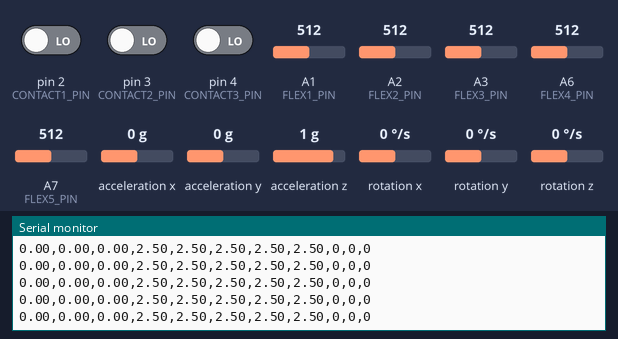
Recording of a sketch running on a simulated Arduino Nano, built with avr-gcc and run on an emulated ATmega328P. Parts: the last lines printed to the serial monitor. Inputs (shaded band) come from the test bench; at power-on: acceleration y 0 g, rotation z 0 °/s, A1 (FLEX1_PIN) = 512, A2 (FLEX2_PIN) = 512, acceleration x 0 g, pin 2 (CONTACT1_PIN) LOW, pin 3 (CONTACT2_PIN) LOW, pin 4 (CONTACT3_PIN) LOW, A3 (FLEX3_PIN) = 512, A6 (FLEX4_PIN) = 512, A7 (FLEX5_PIN) = 512, acceleration z 1 g, rotation x 0 °/s, rotation y 0 °/s.

Above: at 1.7 s.
1.8 s: acceleration y set to 0.8 g
At 2.8 s:
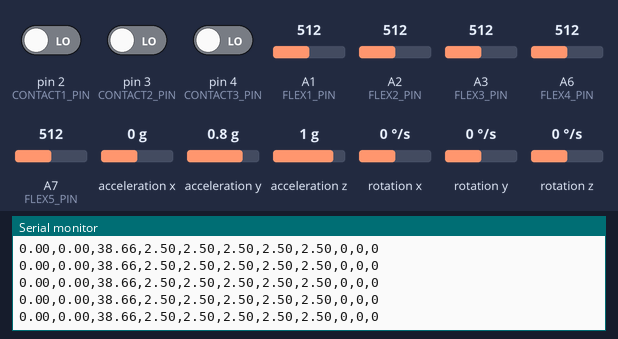
4.8 s: rotation z set to -100 °/s
At 5.8 s:
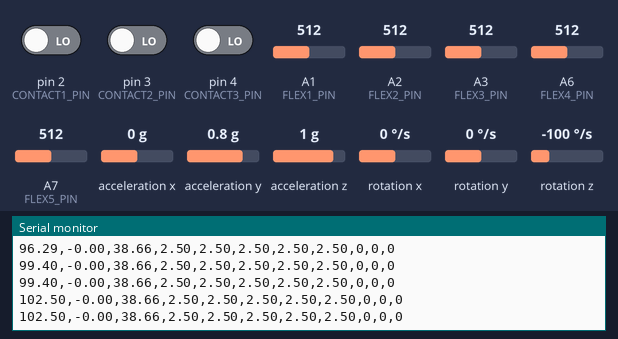
7.8 s: A1 (FLEX1_PIN) set to 716
At 8.4 s:
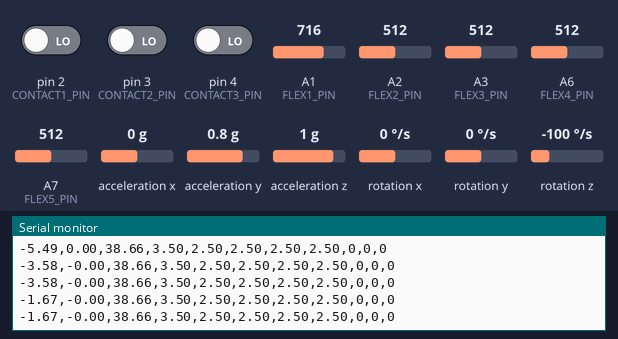
9.3 s: A2 (FLEX2_PIN) set to 716
At 10.4 s:
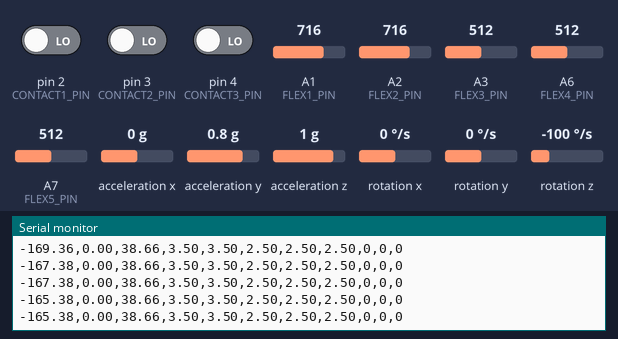
10.8 s: acceleration x set to -1.4 g
At 11.6 s:
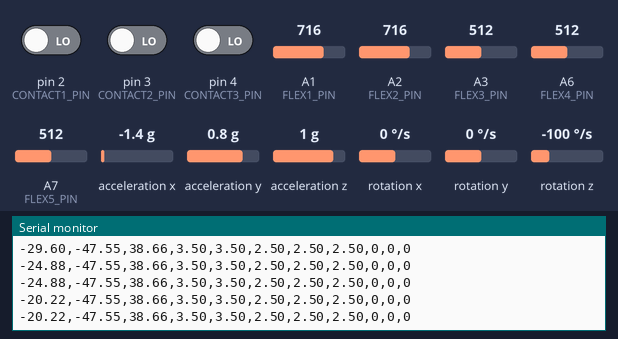
13.8 s: acceleration x set to 0 g
At 14.5 s:
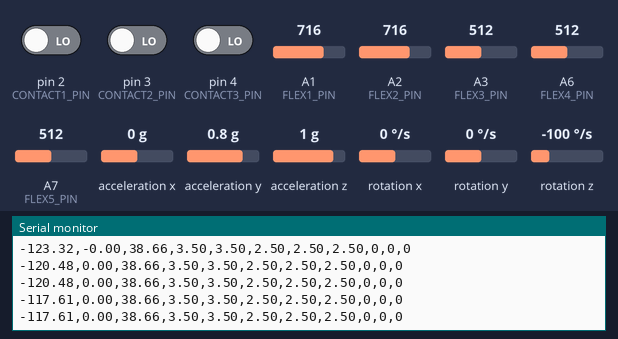
Timing chart, 0 to 16.8 s (numbered marks = the images above; inputs shaded):
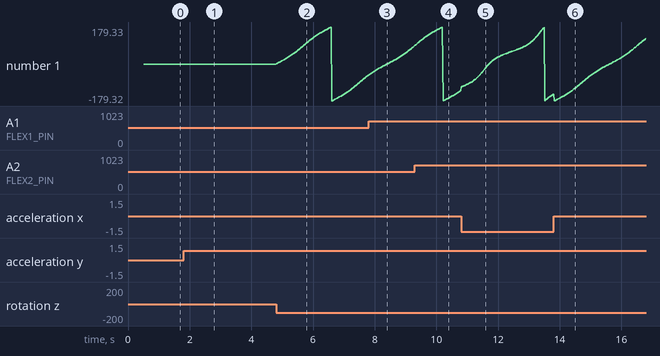

The sketch:

nano.ino
```cpp
#include <SPI.h>
#include "I2Cdev.h"
#include "MPU6050_6Axis_MotionApps20.h"
#if I2CDEV_IMPLEMENTATION == I2CDEV_ARDUINO_WIRE
    #include "Wire.h"
#endif


// ======================================
//            Sensor readinngs
// ======================================
const int FLEX1_PIN = A1;
const int FLEX2_PIN = A2;
const int FLEX3_PIN = A3;
const int FLEX4_PIN = A6;
const int FLEX5_PIN = A7;


const int CONTACT1_PIN = 2;
const int CONTACT2_PIN = 3;
const int CONTACT3_PIN = 4;


int flex1_reading;
int flex2_reading;
int flex3_reading;
int flex4_reading;
int flex5_reading;


float flex1;
float flex2;
float flex3;
float flex4;
float flex5;


int contact1;
int contact2;
int contact3;


float gyro_x;
float gyro_y;
float gyro_z;

const setup_pins() {
    pinMode(FLEX1_PIN, INPUT);
    pinMode(FLEX2_PIN, INPUT);
    pinMode(FLEX3_PIN, INPUT);
    pinMode(FLEX4_PIN, INPUT);
    pinMode(FLEX5_PIN, INPUT);

    pinMode(CONTACT1_PIN, INPUT);
    pinMode(CONTACT2_PIN, INPUT);
    pinMode(CONTACT3_PIN, INPUT);
}

const read_sensors() {
  flex1_reading = analogRead(FLEX1_PIN);
  flex2_reading = analogRead(FLEX2_PIN);
  flex3_reading = analogRead(FLEX3_PIN);
  flex4_reading = analogRead(FLEX4_PIN);
  flex5_reading = analogRead(FLEX5_PIN);

  flex1 = (flex1_reading * 5.0) / 1023.0;
  flex2 = (flex2_reading * 5.0) / 1023.0;
  flex3 = (flex3_reading * 5.0) / 1023.0;
  flex4 = (flex4_reading * 5.0) / 1023.0;
  flex5 = (flex5_reading * 5.0) / 1023.0;

  contact1 = digitalRead(CONTACT1_PIN);
  contact2 = digitalRead(CONTACT2_PIN);
  contact3 = digitalRead(CONTACT3_PIN);
}
// ======================================
//                 MPU
// ======================================
MPU6050 mpu;
bool dmpReady = false;  // set true if DMP init was successful
uint8_t devStatus;      // return status after each device operation (0 = success, !0 = error)
uint16_t packetSize;    // expected DMP packet size (default is 42 bytes)
uint8_t fifoBuffer[64]; // FIFO storage buffer
Quaternion q;           // [w, x, y, z]         quaternion container
float euler[3];         // [psi, theta, phi]    Euler angle container

void setup_mpu(){
  #if I2CDEV_IMPLEMENTATION == I2CDEV_ARDUINO_WIRE
        Wire.begin();
        Wire.setClock(400000); // 400kHz I2C clock. Comment this line if having compilation difficulties
    #elif I2CDEV_IMPLEMENTATION == I2CDEV_BUILTIN_FASTWIRE
        Fastwire::setup(400, true);
    #endif


    // initialize device
    mpu.initialize();
    devStatus = mpu.dmpInitialize();


    // supply your own gyro offsets here, scaled for min sensitivity
    mpu.setXGyroOffset(220);
    mpu.setYGyroOffset(76);
    mpu.setZGyroOffset(-85);


    // make sure it worked (returns 0 if so)
    if (devStatus == 0) {
        // Calibration Time: generate offsets and calibrate our MPU6050
        mpu.CalibrateGyro(6);
        mpu.PrintActiveOffsets();
        // turn on the DMP, now that it's ready
        Serial.println(F("Enabling DMP..."));
        mpu.setDMPEnabled(true);
        dmpReady = true;
        // get expected DMP packet size for later comparison
        packetSize = mpu.dmpGetFIFOPacketSize();
    } else {
        // ERROR!
        // 1 = initial memory load failed
        // 2 = DMP configuration updates failed
        // (if it's going to break, usually the code will be 1)
        Serial.print(F("DMP Initialization failed (code "));
        Serial.print(devStatus);
        Serial.println(F(")"));
    }
}


// ======================================
//                 SPI
// ======================================
class ESPSafeMaster {
private:
  uint8_t _ss_pin;
  void _pulseSS() {
    digitalWrite(_ss_pin, HIGH);
    delayMicroseconds(5);
    digitalWrite(_ss_pin, LOW);
  }

public:
  ESPSafeMaster(uint8_t pin)
    : _ss_pin(pin) {}
  void begin() {
    pinMode(_ss_pin, OUTPUT);
    _pulseSS();
  }


  uint32_t readStatus() {
    _pulseSS();
    SPI.transfer(0x04);
    uint32_t status = (SPI.transfer(0) | ((uint32_t)(SPI.transfer(0)) << 8) | ((uint32_t)(SPI.transfer(0)) << 16) | ((uint32_t)(SPI.transfer(0)) << 24));
    _pulseSS();
    return status;
  }


  void writeStatus(uint32_t status) {
    _pulseSS();
    SPI.transfer(0x01);
    SPI.transfer(status & 0xFF);
    SPI.transfer((status >> 8) & 0xFF);
    SPI.transfer((status >> 16) & 0xFF);
    SPI.transfer((status >> 24) & 0xFF);
    _pulseSS();
  }


  void readData(uint8_t *data) {
    _pulseSS();
    SPI.transfer(0x03);
    SPI.transfer(0x00);
    for (uint8_t i = 0; i < 32; i++) { data[i] = SPI.transfer(0); }
    _pulseSS();
  }


  void writeData(uint8_t *data, size_t len) {
    uint8_t i = 0;
    _pulseSS();
    SPI.transfer(0x02);
    SPI.transfer(0x00);
    while (len-- && i < 32) { SPI.transfer(data[i++]); }
    while (i++ < 32) { SPI.transfer(0); }
    _pulseSS();
  }


  String readData() {
    char data[33];
    data[32] = 0;
    readData((uint8_t *)data);
    return String(data);
  }


  void writeData(const char *data) {
    writeData((uint8_t *)data, strlen(data));
  }
};


ESPSafeMaster esp(SS);


void send_to_esp(String data) {
  const int chunkSize = 32;
    for (int i = 0; i < data.length(); i += chunkSize) {
        String chunk = data.substring(i, min(i + chunkSize, data.length()));
        // Check if this is the last chunk
        if (i + chunkSize >= data.length()) {
            chunk += 'x'; // Append 'x' to indicate new line
        }
        const char *message = chunk.c_str();
        esp.writeData(message);
        Serial.println(data);
    }
    delay(10); // Essential delay
  // const char *message = data.c_str();
  // esp.writeData(message);
  // Serial.println(message);
  // delay(10); // Essential delay
}


// ======================================
//                 Setup
// ======================================
void setup() {
  Serial.begin(115200);
  SPI.begin();
  esp.begin();
  setup_mpu();
  setup_pins();
}


String concat_vars(float gyro_x, float gyro_y, float gyro_z,
                    float flex1, float flex2, float flex3, float flex4, float flex5,
                    int contact1, int contact2, int contact3) {
  return String(gyro_x) + "," + String(gyro_y) + "," + String(gyro_z) + "," +
         String(flex1) + "," + String(flex2) + "," + String(flex3) + "," +
         String(flex4) + "," + String(flex5) + "," + String(contact1) + "," +
         String(contact2) + "," + String(contact3);
}


// ======================================
//                 Loop
// ======================================


void loop() {
    if (!dmpReady) return;
    // read a packet from FIFO
    read_sensors();
    if (mpu.dmpGetCurrentFIFOPacket(fifoBuffer)) { // Get the Latest packet
            // display Euler angles in degrees
            mpu.dmpGetQuaternion(&q, fifoBuffer);
            mpu.dmpGetEuler(euler, &q);
            gyro_x = euler[0] * 180/M_PI;
            gyro_y = euler[1] * 180/M_PI;
            gyro_z = euler[2] * 180/M_PI;
            String data = concat_vars(gyro_x, gyro_y, gyro_z, flex1, flex2, flex3, flex4, flex5, contact1, contact2, contact3);
            send_to_esp(data);
    }

}
```

Measured:
- after the input at 1.8 s, the serial monitor: prints a new line at once (image 1)
- after the input at 4.8 s, the serial monitor: prints a new line at once (image 2)
- plotted number 1: 0 → -54.5 after the input at 4.8 s
